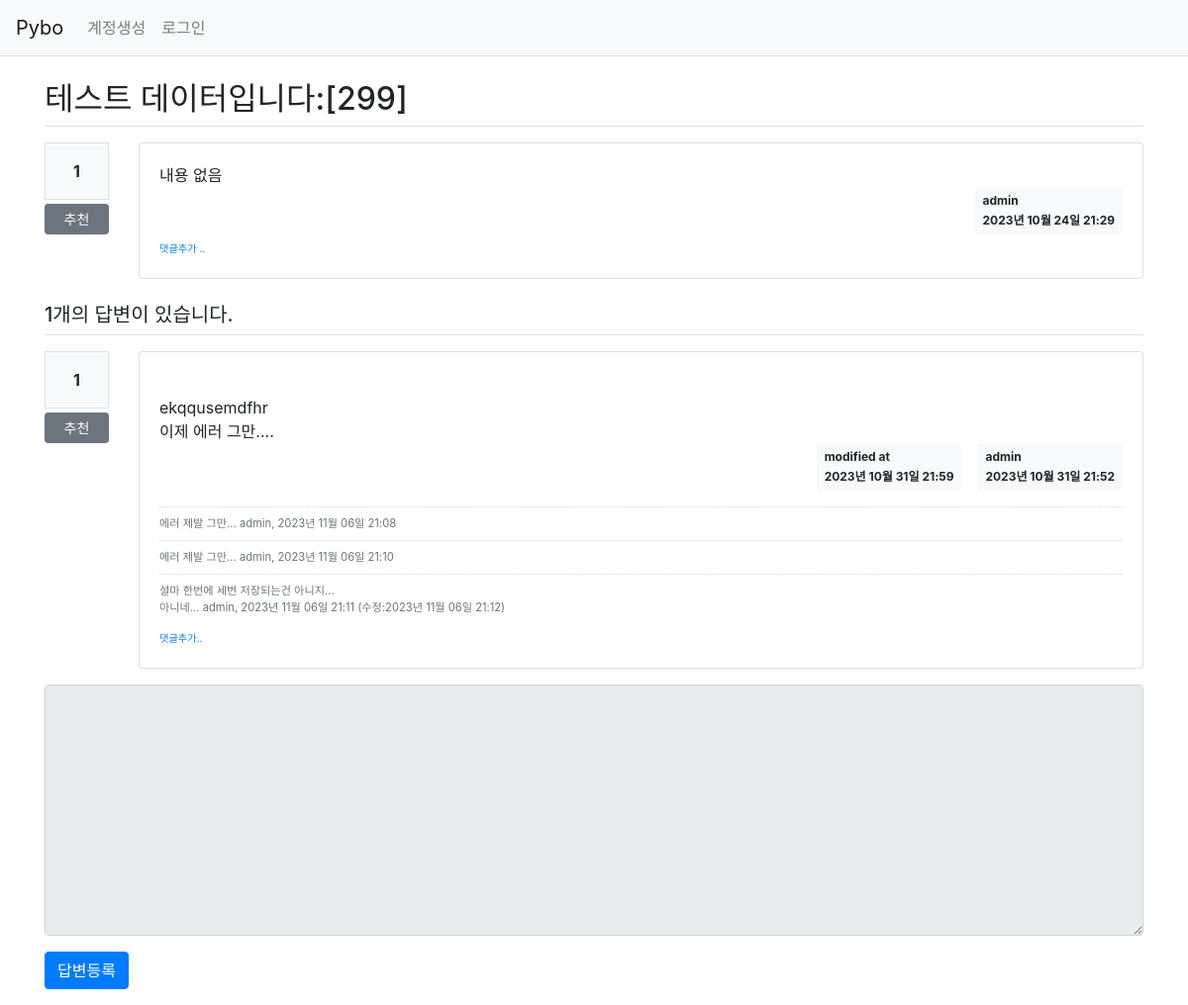
The app's page /question/detail/304/, older data.
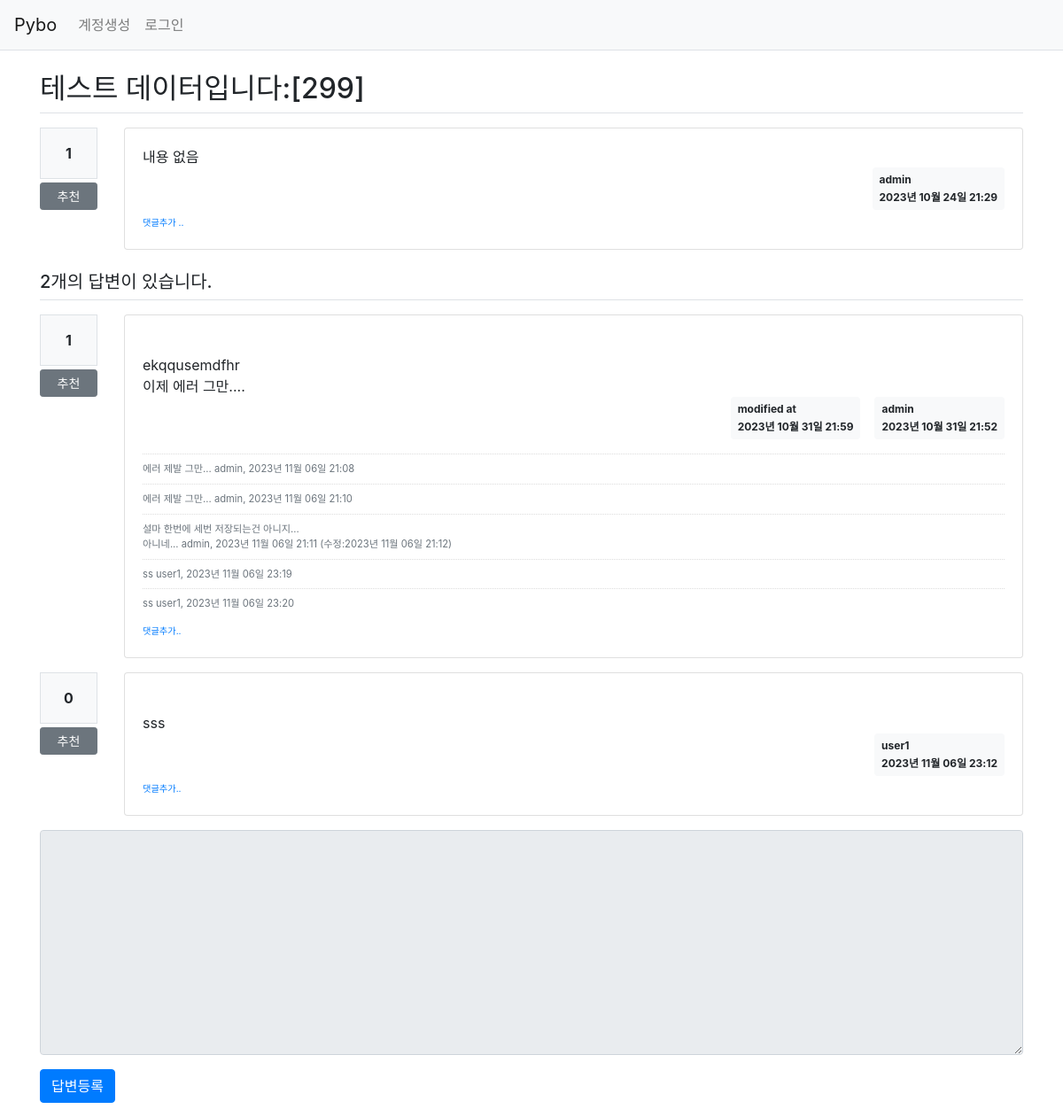
The same page, newer data.
### pybo/models.py (models this page shows)
class Question(db.Model):
    id = db.Column(db.Integer, primary_key=True)
    subject = db.Column(db.String(200), nullable=False)
    content = db.Column(db.Text(), nullable=False)
    create_date = db.Column(db.DateTime(), nullable=False)
    user_id = db.Column(db.Integer, db.ForeignKey('user.id', ondelete='CASCADE'), nullable=False)
    user = db.relationship('User', backref=db.backref('question_set'))
    modify_date = db.Column(db.DateTime(), nullable=True)
    voter = db.relationship('User', secondary=question_voter, backref=db.backref('question_voter_set'))

class User(db.Model):
    id = db.Column(db.Integer, primary_key=True)
    username = db.Column(db.String(150), unique=True, nullable=False)
    password = db.Column(db.String(200), nullable=False)
    email = db.Column(db.String(120), unique=True, nullable=False)

class Answer(db.Model):
    id = db.Column(db.Integer, primary_key=True)
    question_id = db.Column(db.Integer, db.ForeignKey('question.id', ondelete='CASCADE'))
    question = db.relationship('Question', backref=db.backref('answer_set', ))
    content = db.Column(db.Text(), nullable=False)
    create_date = db.Column(db.DateTime(), nullable=False)
    user_id = db.Column(db.Integer, db.ForeignKey('user.id', ondelete='CASCADE'), nullable=False)
    user = db.relationship('User', backref=db.backref('answer_set'))
    modify_date = db.Column(db.DateTime(), nullable=True)
    voter = db.relationship('User', secondary=answer_voter, backref=db.backref('answer_voter_set'))

class Comment(db.Model):
    id = db.Column(db.Integer, primary_key=True)
    user_id = db.Column(db.Integer, db.ForeignKey('user.id', ondelete='CASCADE'), nullable=False)
    user = db.relationship('User', backref=db.backref('comment_set'))
    content = db.Column(db.Text(), nullable=False)
    create_date = db.Column(db.DateTime(), nullable=False)
    modify_date = db.Column(db.DateTime())
    question_id = db.Column(db.Integer, db.ForeignKey('question.id', ondelete='CASCADE'), nullable=True)
    question = db.relationship('Question', backref=db.backref('comment_set'))
    answer_id = db.Column(db.Integer, db.ForeignKey('answer.id', ondelete='CASCADE'), nullable=True)
    answer = db.relationship('Answer', backref=db.backref('comment_set'))

### pybo/views/question_views.py (the view)
@bp.route('/detail/<int:question_id>/')
def detail(question_id):
    form = AnswerForm()
    question = Question.query.get_or_404(question_id)
    return render_template('question/question_detail.html', question=question, form=form)

### pybo/forms.py
class AnswerForm(FlaskForm):
    content = TextAreaField('내용', validators=[DataRequired('내용은 필수 입력 항목입니다.')])

### pybo/filter.py (called while the page is built)
def format_datetime(value, fmt='%Y년 %m월 %d일 %H:%M'):
    return value.strftime(fmt)

### pybo/views/auth_views.py (called while the page is built)
@bp.before_app_request
def load_logged_in_user():
    user_id = session.get('user_id')
    if user_id is None:
        g.user = None
    else:
        g.user = User.query.get(user_id)

### pybo/templates/question/question_detail.html (shortened to what this page needs)
{% extends 'base.html' %}
{% block content %}
<div class="container my-3">
    <h2 class="border-bottom py-2">{{ question.subject }}</h2>
    <div class="row my-3">
        <div class="col-1">
            <div class="bg-light text-center p-3 border font-weight-bolder mb-1">{{ question.voter|length }}</div>
            <a href="#" data-uri="{{ url_for('vote.question', question_id=question.id) }}" class="recommend btn btn-sm btn-secondary btn-block my-1">추천</a>
        </div>
        <div class="col-11">
            <div class="card">
                <div class="card-body">
                    <div class="card-text" style="white-space: pre-line;">{{ question.content }}</div>
                    <div class="d-flex justify-content-end">
                        <div class="badge badge-light p-2 text-left">
                            <div class="mb-2">{{ question.user.username }}</div>
                            <div>{{ question.create_date|datetime }}</div>
                        </div>
                    </div>
                    <div>
                        <a href="{{ url_for('comment.create_question', question_id=question.id) }}" class="small"><small>댓글추가 ..</small></a>
                    </div>
                </div>
            </div>
        </div>
    </div>
    <h5 class="border-bottom my-3 py-2">{{ question.answer_set|length }}개의 답변이 있습니다.</h5>
    {% for answer in question.answer_set %}
    <div class="row my-3">
        <div class="col-1">
            <div class="bg-light text-center p-3 border font-weight-bolder mb-1">{{ answer.voter|length }}</div>
            <a href="#" data-uri="{{ url_for('vote.answer', answer_id=answer.id) }}" class="recommend btn btn-sm btn-secondary btn-block my-1">추천</a>
        </div>
        <div class="col-11">
            <div class="card">
                <div class="card-body">
                    <div class="card-text" style="white-space: pre-line;">
                        {{ answer.content }}</div>
                    <div class="d-flex justify-content-end">
                        {% if answer.modify_date %}
                        <div class="badge badge-light p-2 text-left mx-3">
                            <div class="mb-2">modified at</div>
                            <div>{{ answer.modify_date|datetime }}</div>
                        </div>
                        {% endif %}
                        <div class="badge badge-light p-2 text-left">
                            <div class="mb-2">{{ answer.user.username }}</div>
                            <div>{{ answer.create_date|datetime }}</div>
                        </div>
                    </div>
                    {% if answer.comment_set|length > 0 %}
                    <div class="mt-3">
                        {% for comment in answer.comment_set %}
                        <div class="comment py-2 text-muted">
                            <span style="white-space: pre-line;">{{ comment.content }}</span>
                            <span>
                                {{ comment.user.username }}, {{ comment.create_date|datetime }}
                                {% if comment.modify_date %}
                                (수정:{{ comment.modify_date|datetime }})
                                {% endif %}
                            </span>
                        </div>
                    {% endfor %}
                    </div>
                    {% endif %}
                    <div>
                        <a href="{{ url_for('comment.create_answer', answer_id=answer.id) }}" class="small"><small>댓글추가..</small></a>
                    </div>
                </div>
            </div>
        </div>
    </div>
    {% endfor %}
    <form action="{{ url_for('answer.create', question_id=question.id) }}" method="post" class="my-3">
        <div class="form-group">
            <textarea {% if not g.user %}disabled{% endif %} name="content" id="content" class="form-control" rows="10"></textarea>
        </div>
        <input type="submit" value="답변등록" class="btn btn-primary">
    </form>
</div>
{% endblock %}

### pybo/templates/base.html (shortened to what this page needs)
<!DOCTYPE html>
<html lang="ko">
    <head>
        <link rel="stylesheet" href="{{ url_for('static', filename='bootstrap.min.css') }}">
        <link rel="stylesheet" href="{{ url_for('static', filename='style.css') }}">
    </head>
    <body>
        {% include "navbar.html" %}
        {%block content %}
        {% endblock %}
    </body>
</html>

### pybo/templates/navbar.html (shortened to what this page needs)
        <nav class="navbar navbar-expand-lg navbar-light bg-light border-bottom">
            <a class="navbar-brand" href="{{ url_for('main.index') }}">Pybo</a>
            <div class="collapse navbar-collapse flex-grow-0" id="navbarNav">
                {% if g.user %}
                <ul class="navbar-nav">
                    <li class="nav-item">
                        <a class="nav-link" href="{{ url_for('auth.logout') }}">{{ g.user.username }} (로그아웃)</a>
                    </li>
                </ul>
                {% else %}
                <ul class="navbar-nav">
                    <li class="nav-item">
                        <a class="nav-link" href="{{ url_for('auth.signup') }}">계정생성</a>
                    </li>
                    <li class="nav-item">
                        <a class="nav-link" href="{{ url_for('auth.login') }}">로그인</a>
                    </li>
                </ul>
                {% endif %}
            </div>
        </nav>

### pybo/static/style.css (style rules this page uses)
.comment { border-top:dotted 1px #ddd; font-size: 0.7em; }

Row changes from the older to the newer data that the page shows:
added Comment: content "ss", user.username "user1", create_date "2023년 11월 06일 23:19", shown under Answer "ekqqusemdfhr 이제 에러 그만...."
added Comment: content "ss", user.username "user1", create_date "2023년 11월 06일 23:20", shown under Answer "ekqqusemdfhr 이제 에러 그만...."
added Answer: voter|length "0", content "sss", user.username "user1", create_date "2023년 11월 06일 23:12"
Text that changed along with them:
{{ question.answer_set|length }}: "1" → "2"
